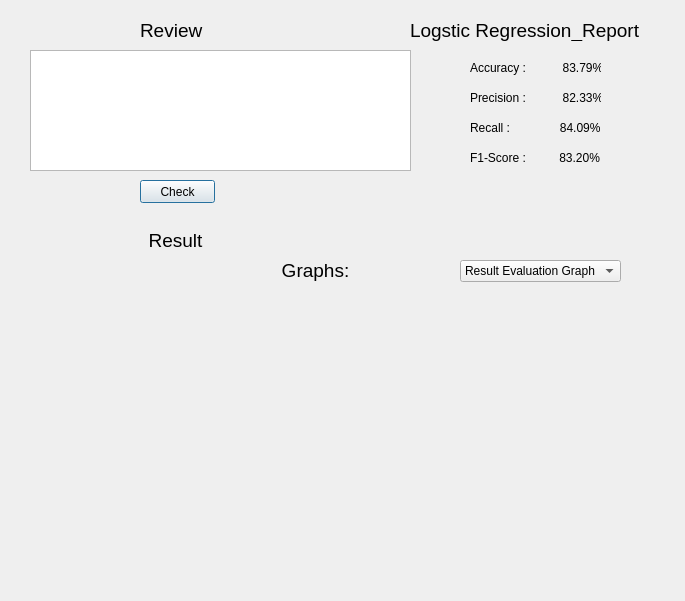
<?xml version="1.0" encoding="UTF-8"?>
<ui version="4.0">
 <class>Dialog</class>
 <widget class="QDialog" name="Dialog">
  <property name="geometry">
   <rect>
    <x>0</x>
    <y>0</y>
    <width>685</width>
    <height>601</height>
   </rect>
  </property>
  <property name="windowTitle">
   <string>Dialog</string>
  </property>
  <widget class="QPushButton" name="Button">
   <property name="geometry">
    <rect>
     <x>140</x>
     <y>180</y>
     <width>75</width>
     <height>23</height>
    </rect>
   </property>
   <property name="text">
    <string>Check</string>
   </property>
  </widget>
  <widget class="QLabel" name="Label_1">
   <property name="geometry">
    <rect>
     <x>140</x>
     <y>20</y>
     <width>111</width>
     <height>21</height>
    </rect>
   </property>
   <property name="font">
    <font>
     <pointsize>14</pointsize>
    </font>
   </property>
   <property name="text">
    <string>Review</string>
   </property>
  </widget>
  <widget class="QPlainTextEdit" name="Review_AREA">
   <property name="geometry">
    <rect>
     <x>30</x>
     <y>50</y>
     <width>381</width>
     <height>121</height>
    </rect>
   </property>
  </widget>
  <widget class="QLabel" name="Label_2">
   <property name="geometry">
    <rect>
     <x>-100</x>
     <y>230</y>
     <width>551</width>
     <height>21</height>
    </rect>
   </property>
   <property name="font">
    <font>
     <pointsize>14</pointsize>
    </font>
   </property>
   <property name="autoFillBackground">
    <bool>true</bool>
   </property>
   <property name="text">
    <string>Result</string>
   </property>
   <property name="alignment">
    <set>Qt::AlignCenter</set>
   </property>
   <property name="wordWrap">
    <bool>true</bool>
   </property>
   <property name="indent">
    <number>10</number>
   </property>
   <property name="openExternalLinks">
    <bool>true</bool>
   </property>
  </widget>
  <widget class="QLabel" name="Label_3">
   <property name="geometry">
    <rect>
     <x>410</x>
     <y>20</y>
     <width>231</width>
     <height>21</height>
    </rect>
   </property>
   <property name="font">
    <font>
     <pointsize>14</pointsize>
    </font>
   </property>
   <property name="styleSheet">
    <string notr="true"/>
   </property>
   <property name="text">
    <string>Logstic Regression_Report</string>
   </property>
  </widget>
  <widget class="QLabel" name="label">
   <property name="geometry">
    <rect>
     <x>470</x>
     <y>60</y>
     <width>131</width>
     <height>16</height>
    </rect>
   </property>
   <property name="text">
    <string>Accuracy :           83.79%</string>
   </property>
  </widget>
  <widget class="QLabel" name="label_2">
   <property name="geometry">
    <rect>
     <x>470</x>
     <y>90</y>
     <width>131</width>
     <height>16</height>
    </rect>
   </property>
   <property name="text">
    <string>Precision :           82.33%</string>
   </property>
  </widget>
  <widget class="QLabel" name="label_3">
   <property name="geometry">
    <rect>
     <x>470</x>
     <y>120</y>
     <width>131</width>
     <height>16</height>
    </rect>
   </property>
   <property name="text">
    <string>Recall :               84.09%</string>
   </property>
  </widget>
  <widget class="QLabel" name="label_4">
   <property name="geometry">
    <rect>
     <x>470</x>
     <y>150</y>
     <width>131</width>
     <height>16</height>
    </rect>
   </property>
   <property name="text">
    <string>F1-Score :          83.20%</string>
   </property>
  </widget>
  <widget class="QLabel" name="Label_4">
   <property name="geometry">
    <rect>
     <x>40</x>
     <y>260</y>
     <width>551</width>
     <height>21</height>
    </rect>
   </property>
   <property name="font">
    <font>
     <pointsize>14</pointsize>
    </font>
   </property>
   <property name="autoFillBackground">
    <bool>true</bool>
   </property>
   <property name="text">
    <string>Graphs:</string>
   </property>
   <property name="alignment">
    <set>Qt::AlignCenter</set>
   </property>
   <property name="wordWrap">
    <bool>true</bool>
   </property>
   <property name="indent">
    <number>10</number>
   </property>
   <property name="openExternalLinks">
    <bool>true</bool>
   </property>
  </widget>
  <widget class="QComboBox" name="comboBox">
   <property name="geometry">
    <rect>
     <x>460</x>
     <y>260</y>
     <width>161</width>
     <height>22</height>
    </rect>
   </property>
   <item>
    <property name="text">
     <string>Result Evaluation Graph</string>
    </property>
   </item>
   <item>
    <property name="text">
     <string>Confusion Matrix Graph</string>
    </property>
   </item>
  </widget>
 </widget>
 <resources/>
 <connections/>
</ui>
